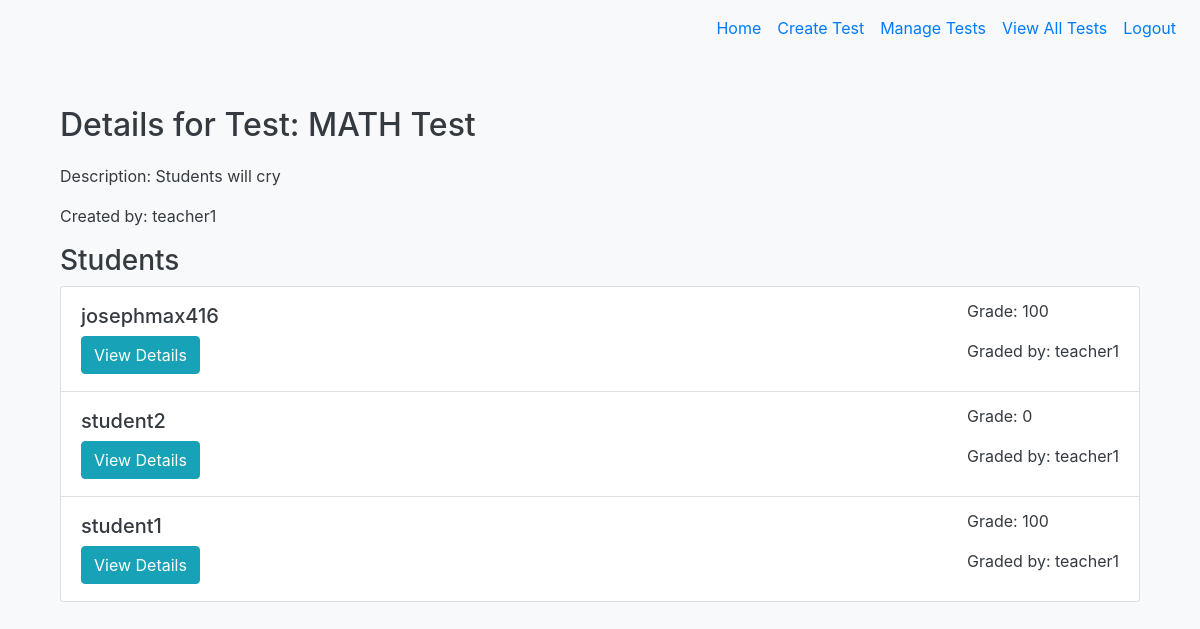
The app's page /test/1/details (signed in), older data.
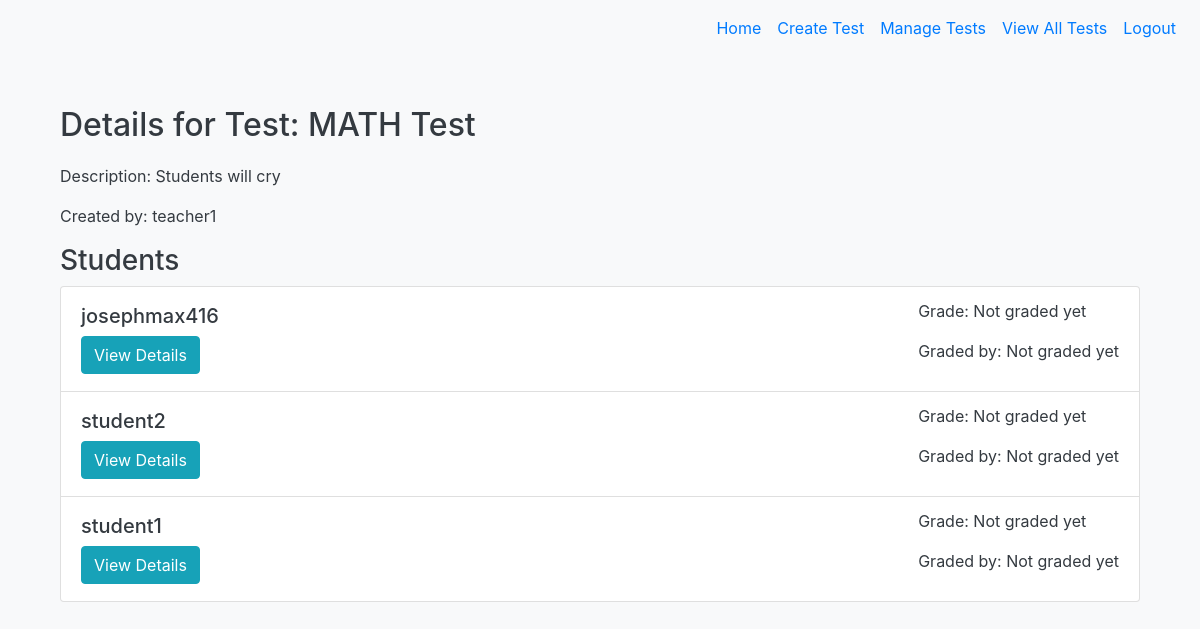
The same page, newer data.
### tables this page shows
CREATE TABLE Test (
    id INTEGER PRIMARY KEY AUTOINCREMENT,
    teacher_id INTEGER NOT NULL,
    test_name TEXT NOT NULL,
    test_description TEXT,
    FOREIGN KEY (teacher_id) REFERENCES User(id)
);

CREATE TABLE User (
    id INTEGER PRIMARY KEY AUTOINCREMENT,
    username TEXT NOT NULL UNIQUE,
    password TEXT NOT NULL,
    role TEXT NOT NULL  -- 'student' or 'teacher'
);

CREATE TABLE Grade (
    id INTEGER PRIMARY KEY AUTOINCREMENT,
    student_id INTEGER NOT NULL,
    test_id INTEGER NOT NULL,
    grade INTEGER NOT NULL,
    graded_by INTEGER NOT NULL,
    FOREIGN KEY (student_id) REFERENCES User(id),
    FOREIGN KEY (test_id) REFERENCES Test(id),
    FOREIGN KEY (graded_by) REFERENCES User(id)
);

### app.py (the view)
@app.route('/test/<int:test_id>/details')
@login_required
def view_test_details(test_id):
    test = db.execute("SELECT Test.id, Test.test_name, Test.test_description, User.username AS teacher_name FROM Test LEFT JOIN User ON Test.teacher_id = User.id WHERE Test.id = ?", test_id)[0]
    students = db.execute("SELECT DISTINCT Answer.student_id, User.username AS student_name FROM Answer LEFT JOIN User ON Answer.student_id = User.id WHERE Answer.test_id = ?", test_id)
    for student in students:
        grades = db.execute("SELECT grade, User.username AS grader_name FROM Grade LEFT JOIN User ON Grade.graded_by = User.id WHERE Grade.student_id = ? AND Grade.test_id = ?", student['student_id'], test_id)
        student['grade'] = grades[0]['grade'] if grades else 'Not graded yet'
        student['grader_name'] = grades[0]['grader_name'] if grades else 'Not graded yet'
    return render_template('view_test_details.html', test=test, students=students)

### app.py (called while the page is built)
@login_manager.user_loader
def load_user(user_id):
    user = db.execute("SELECT * FROM User WHERE id = ?", user_id)
    if user:
        return User(id=user[0]['id'], username=user[0]['username'], password=user[0]['password'], role=user[0]['role'])
    return None

### templates/view_test_details.html
{% extends "base.html" %}
{% block content %}
<div class="container mt-4">
    <h2>Details for Test: {{ test.test_name }}</h2>
    <p>Description: {{ test.test_description }}</p>
    <p>Created by: {{ test.teacher_name }}</p>
    <h3>Students</h3>
    <ul class="list-group">
        {% for student in students %}
        <li class="list-group-item">
            <div class="d-flex justify-content-between align-items-center">
                <div>
                    <h5>{{ student.student_name }}</h5>
                    <a href="{{ url_for('view_individual_details', test_id=test.id, student_id=student.student_id) }}" class="btn btn-info">
                        View Details
                    </a>
                </div>
                <div>
                    <p>Grade: {{ student.grade }}</p>
                    <p>Graded by: {{ student.grader_name }}</p>
                </div>
            </div>
        </li>
        {% endfor %}
    </ul>
</div>
{% endblock %}

### templates/base.html (shortened to what this page needs)
<!DOCTYPE html>
<html lang="en">
<head>
    <link rel="stylesheet" href="https://stackpath.bootstrapcdn.com/bootstrap/4.3.1/css/bootstrap.min.css">
    <link rel="stylesheet" href="{{ url_for('static', filename='css/styles.css') }}">
</head>
<body>
    <nav class="navbar navbar-expand-lg navbar-light bg-light">
        <div class="collapse navbar-collapse" id="navbarNav">
            <ul class="navbar-nav ml-auto">
                <li class="nav-item">
                    <a class="nav-link" href="/">Home</a>
                </li>
                {% if current_user.is_authenticated %}
                    {% if current_user.role == 'teacher' %}
                        <li class="nav-item">
                            <a class="nav-link" href="/create_test">Create Test</a>
                        </li>
                        <li class="nav-item">
                            <a class="nav-link" href="/manage_tests">Manage Tests</a>
                        </li>
                        <li class="nav-item">
                            <a class="nav-link" href="/tests">View All Tests</a>
                        </li>
                    {% elif current_user.role == 'admin' %}
                        <li class="nav-item">
                            <a class="nav-link" href="/accounts">View Accounts</a>
                        </li>
                    {% endif %}
                    <li class="nav-item">
                        <a class="nav-link" href="/logout">Logout</a>
                    </li>
                {% endif %}
            </ul>
        </div>
    </nav>
    <div class="container">
        {% block content %}{% endblock %}
    </div>
</body>
</html>

### static/css/styles.css (style rules this page uses)
body { background-color: #f8f9fa; color: #343a40; }
.navbar { margin-bottom: 2rem; }
.container { margin-top: 50px; }
h2 { margin-bottom: 20px; }
.navbar-brand, .nav-link { color: #007bff !important; }

Row changes from the older to the newer data that the page shows:
removed Grade: student_name "josephmax416", grade "100", grader_name "teacher1"
removed Grade: student_name "student2", grade "0", grader_name "teacher1"
removed Grade: student_name "student1", grade "100", grader_name "teacher1"
now on this page (row unchanged): User: student_name "josephmax416", grade "Not graded yet", grader_name "Not graded yet"
now on this page (row unchanged): User: student_name "student2", grade "Not graded yet", grader_name "Not graded yet"
now on this page (row unchanged): User: student_name "student1", grade "Not graded yet", grader_name "Not graded yet"
